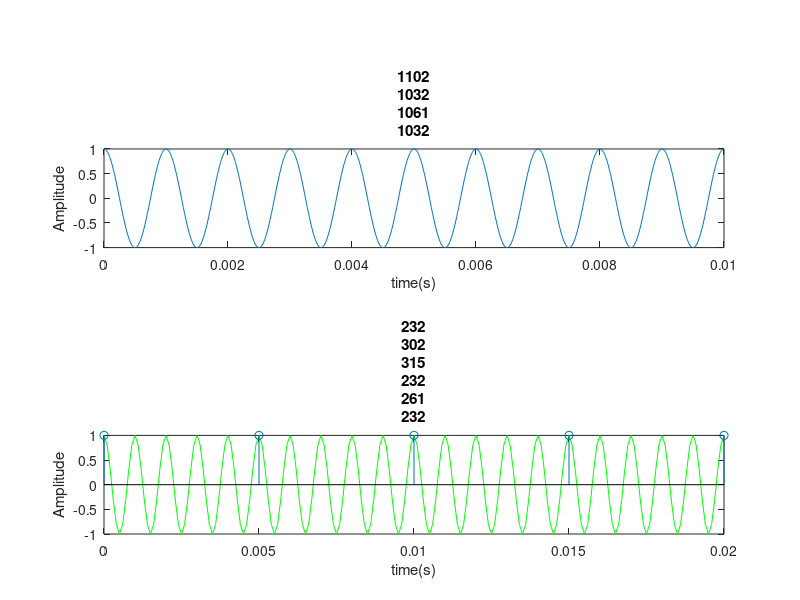

The MATLAB source for this figure:
f = 1000;
t = 0:1/100000:10/f;

x = cos(2 * pi * f * t);
subplot(211)
plot(t,x),title("f = "+f),xlabel("time(s)"),ylabel("Amplitude");

i = 2;
for fs = [200]
    to = 0:1/10000:20/f;
    xo = cos( 2 * pi * f * to);
    
    t = 0:1/fs:20/f;
    x = cos( 2 * pi * f * t);
    
    subplot(2,1,i)
    plot(to,xo, "green"),hold on;
    stem(t,x),title( " fs = " + fs),xlabel("time(s)"),ylabel("Amplitude");
    i = i+1;
    
    
    t = 0:1/fs:99/fs;
    x = cos( 2 * pi * f * t);
 
end